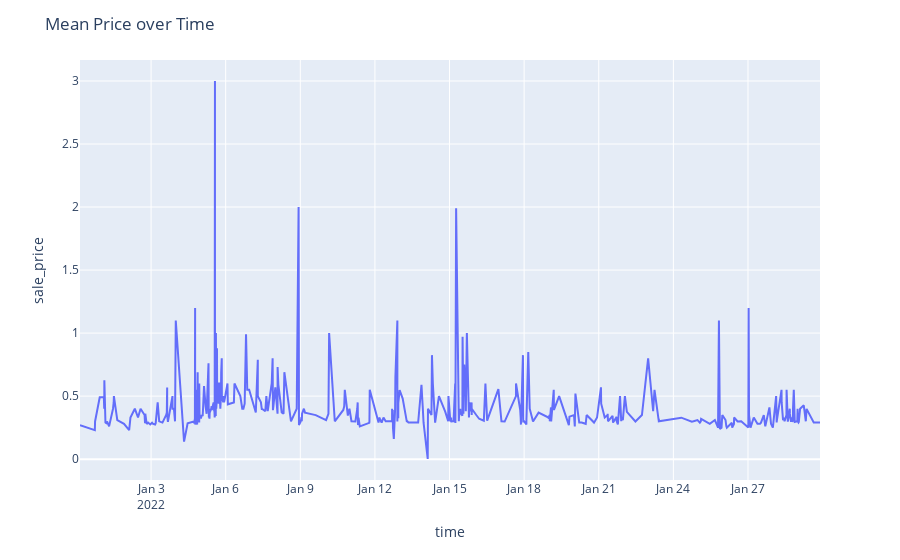

The notebook cell this image was saved under:
### Code cell
#plot mean price over time
fig2 = px.line(recent_sales,x='time',y='sale_price')
fig2.update_layout(title_text='Mean Price over Time')
fig2.show()

### Figure 1 — Plotly figure (JSON) as saved in the notebook; plotly's stock layout.template omitted (floating-point values rounded to 4 significant figures; data arrays with more than 128 entries replaced by an {"elided": "..."} marker saying what was removed)
{"data": [{"hovertemplate": "time=%{x}<br>sale_price=%{y}<extra></extra>", "legendgroup": "", "line": {"color": "#636efa", "dash": "solid"}, "marker": {"symbol": "circle"}, "mode": "lines", "name": "", "orientation": "v", "showlegend": false, "type": "scatter", "x": {"elided": "515 str values"}, "xaxis": "x", "y": {"elided": "515 float values"}, "yaxis": "y"}], "layout": {"legend": {"tracegroupgap": 0}, "margin": {"t": 60}, "title": {"text": "Mean Price over Time"}, "xaxis": {"anchor": "y", "domain": [0, 1], "title": {"text": "time"}}, "yaxis": {"anchor": "x", "domain": [0, 1], "title": {"text": "sale_price"}}}}
